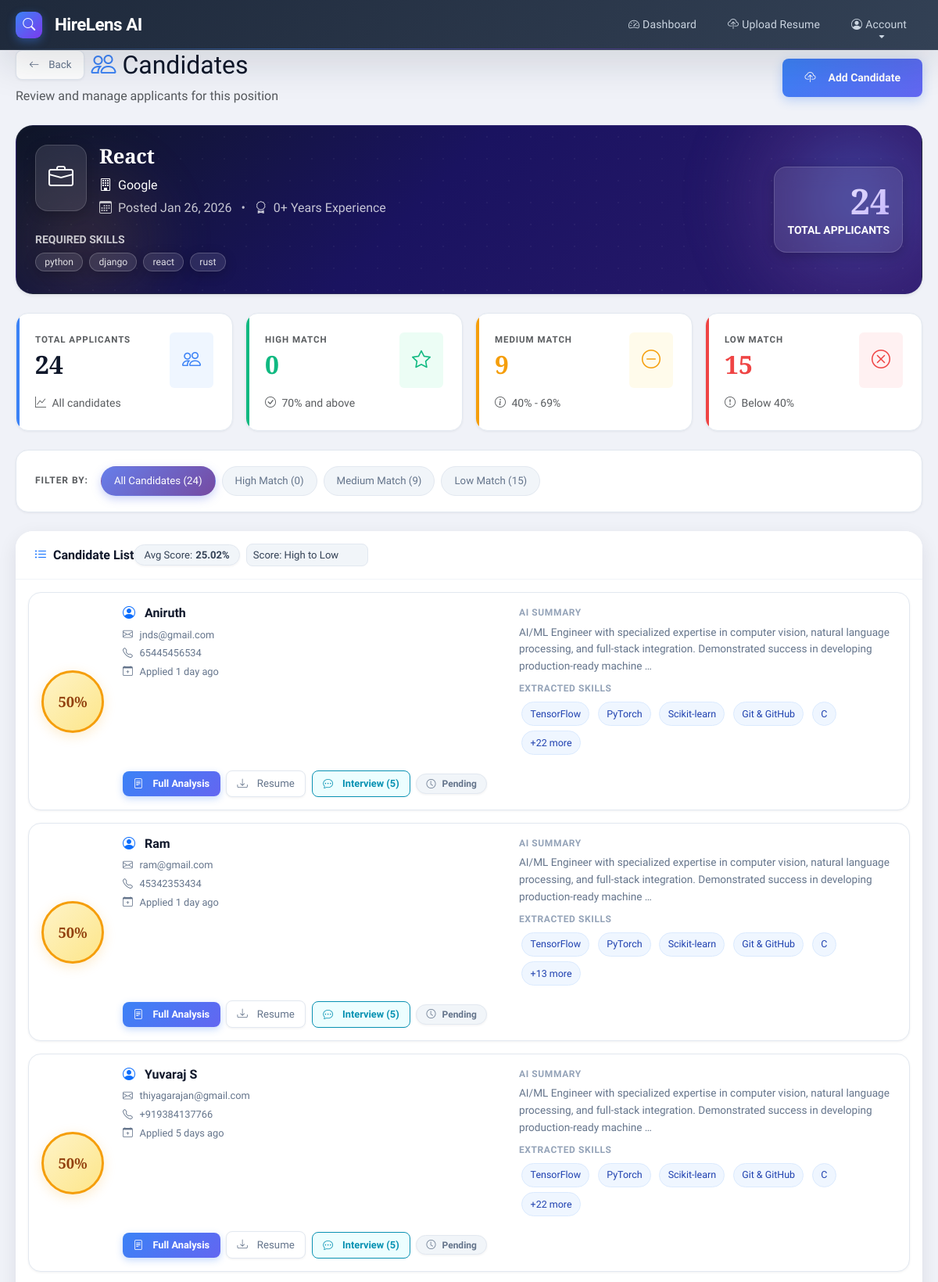
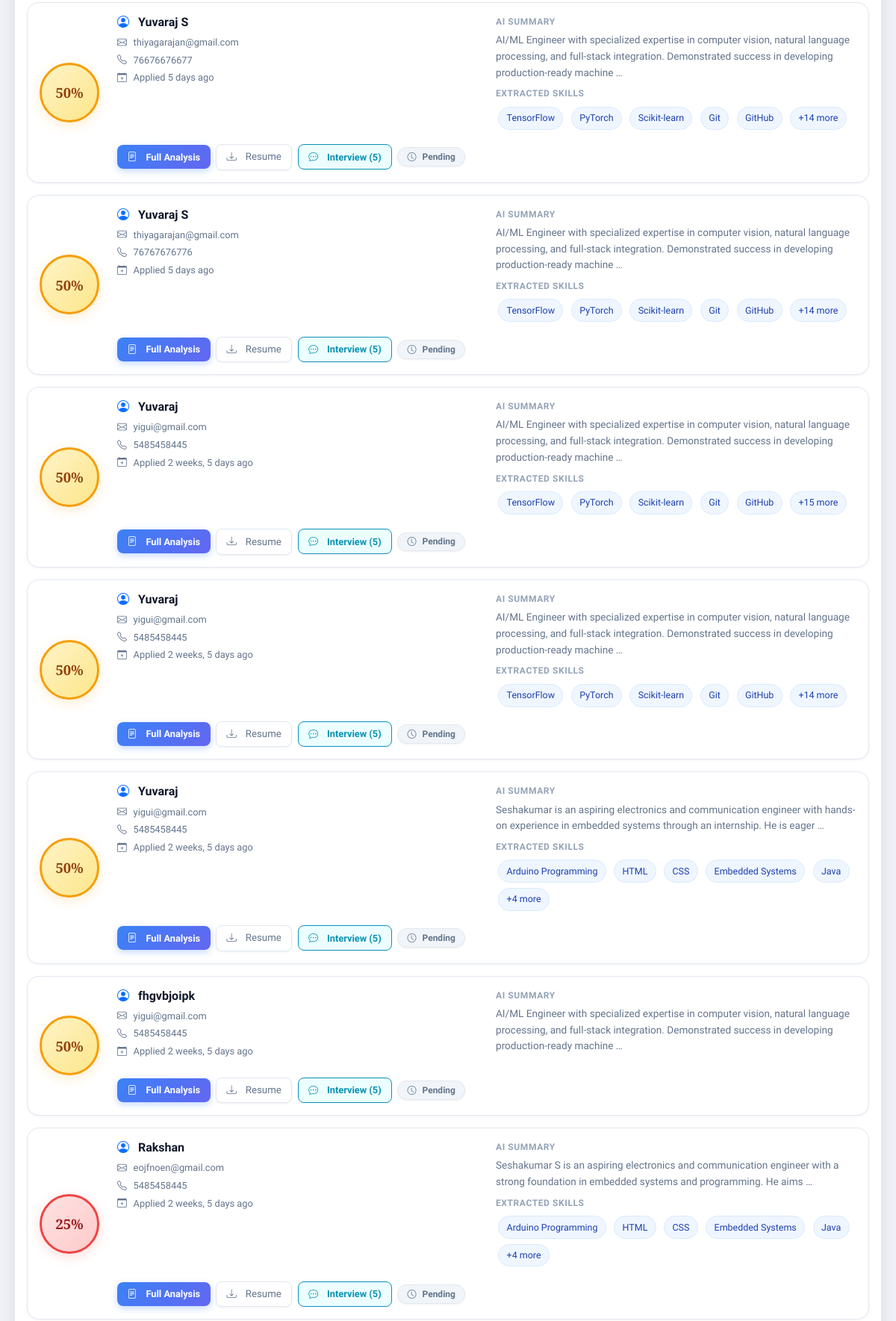
Page /job/2/candidates/ (signed in, upper part) on the committed database (2 pictures, top to bottom).
### hirelens_app/models.py (models this page shows, shortened)
class CompanyRequirement(models.Model):
    hr = models.ForeignKey(HRProfile, on_delete=models.CASCADE)
    job_title = models.CharField(max_length=150)
    required_skills = models.TextField(
        help_text="Comma-separated skills (e.g., python, django, communication)"
    )
    minimum_experience = models.IntegerField(help_text="Years of experience")
    created_at = models.DateTimeField(auto_now_add=True)

class HRProfile(models.Model):
    user = models.OneToOneField(User, on_delete=models.CASCADE)
    company_name = models.CharField(max_length=150)

class ResumeAnalysis(models.Model):
    candidate = models.ForeignKey(Candidate, on_delete=models.CASCADE)
    job = models.ForeignKey(CompanyRequirement, on_delete=models.CASCADE)
    similarity_score = models.FloatField(default=0.0)
    ai_summary = models.TextField(blank=True, default="Pending Analysis...")
    extracted_skills_list = models.TextField(blank=True, default="", help_text="Comma-separated list of extracted skills")
    interview_score = models.IntegerField(default=0, help_text="Overall AI Interview Score (0-100)")
    interview_feedback = models.TextField(blank=True, default="", help_text="AI feedback summary")
    detailed_breakdown = models.JSONField(default=list, blank=True, help_text="JSON list of topic-wise scores")
    analysis_time = models.DateTimeField(auto_now_add=True)

class Candidate(models.Model):
    name = models.CharField(max_length=120)
    email = models.EmailField()
    phone = models.CharField(max_length=20)
    resume = models.FileField(upload_to="resumes/")
    uploaded_at = models.DateTimeField(auto_now_add=True)

### hirelens_app/views.py (the view)
@login_required
def view_candidates(request, job_id):
    job = get_object_or_404(CompanyRequirement, id=job_id, hr__user=request.user)
    analyses = ResumeAnalysis.objects.filter(job=job).select_related(
        'candidate'
    ).annotate(
        questions_count=Count('generatedquestion', distinct=True),
        interviews_count=Count('generatedquestion__interviewresult', distinct=True)
    ).order_by('-similarity_score', '-analysis_time')
    for analysis in analyses:
        if analysis.extracted_skills_list:
            analysis.skills_list = [skill.strip() for skill in analysis.extracted_skills_list.split(',')]
        else:
            analysis.skills_list = []
    total_applicants = analyses.count()
    avg_score = analyses.aggregate(Avg('similarity_score'))['similarity_score__avg'] or 0
    high_match_count = analyses.filter(similarity_score__gte=70).count()
    medium_match_count = analyses.filter(
        similarity_score__gte=40,
        similarity_score__lt=70
    ).count()
    low_match_count = analyses.filter(similarity_score__lt=40).count()
    required_skills_list = [skill.strip() for skill in job.required_skills.split(',')]
    context = {
        'job': job,
        'analyses': analyses,
        'total_applicants': total_applicants,
        'avg_score': round(avg_score, 2),
        'high_match_count': high_match_count,
        'medium_match_count': medium_match_count,
        'low_match_count': low_match_count,
        'required_skills_list': required_skills_list,
    }
    return render(request, 'hirelens_app/view_candidates.html', context)

### hirelens_app/templates/hirelens_app/view_candidates.html (shortened to what this page needs)
{% extends "hirelens_app/base.html" %}
{% block page_header %}
<div class="d-flex justify-content-between align-items-center mb-4 flex-wrap gap-3">
    <div>
        <div class="d-flex align-items-center gap-2 mb-2">
            <a href="{% url 'hr_dashboard' %}" class="btn btn-sm btn-outline-secondary">
                <i class="bi bi-arrow-left me-1"></i> Back
            </a>
            <h2 class="mb-0">
                <i class="bi bi-people text-primary me-2"></i>Candidates
            </h2>
        </div>
        <p class="text-muted mb-0">Review and manage applicants for this position</p>
    </div>
    <div class="d-flex gap-2">
        <a href="{% url 'upload_resume' %}?job_id={{ job.id }}" class="btn btn-primary">
            <i class="bi bi-cloud-upload me-2"></i> Add Candidate
        </a>
    </div>
</div>
{% endblock %}
{% block content %}
<div class="job-header text-white p-4 mb-4 shadow-sm position-relative">
    <div class="job-header-grid"></div>
    <div class="row align-items-center position-relative" style="z-index: 1;">
        <div class="col-md-8">
            <div class="d-flex align-items-start mb-3">
                <div class="bg-white bg-opacity-25 rounded p-3 me-3">
                    <i class="bi bi-briefcase" style="font-size: 2rem;"></i>
                </div>
                <div>
                    <h3 class="mb-2 fw-bold">{{ job.job_title }}</h3>
                    <p class="mb-1 opacity-90">
                        <i class="bi bi-building me-2"></i>{{ job.hr.company_name }}
                    </p>
                    <p class="mb-0 opacity-75">
                        <i class="bi bi-calendar3 me-2"></i>Posted {{ job.created_at|date:"M d, Y" }}
                        <span class="mx-2">•</span>
                        <i class="bi bi-award me-2"></i>{{ job.minimum_experience }}+ Years Experience
                    </p>
                </div>
            </div>
            <div class="mt-3">
                <p class="mb-1 small opacity-75 text-uppercase fw-semibold">Required Skills</p>
                <div>
                    {% for skill in required_skills_list %}
                        <span class="badge bg-white bg-opacity-25 me-1 mb-1">{{ skill }}</span>
                    {% endfor %}
                </div>
            </div>
        </div>
        <div class="col-md-4 text-md-end mt-3 mt-md-0">
            <div class="bg-white bg-opacity-25 rounded p-3 d-inline-block">
                <div class="display-4 fw-bold">{{ total_applicants }}</div>
                <div class="small text-uppercase fw-semibold">Total Applicants</div>
            </div>
        </div>
    </div>
</div>
<div class="stats-grid mb-4">
    <div class="stat-box total">
        <div class="d-flex justify-content-between align-items-start">
            <div>
                <p class="text-muted mb-1 small fw-semibold text-uppercase">Total Applicants</p>
                <h2 class="fw-bold mb-0">{{ total_applicants }}</h2>
            </div>
            <div class="bg-primary bg-opacity-10 p-3 rounded">
                <i class="bi bi-people text-primary" style="font-size: 1.5rem;"></i>
            </div>
        </div>
        <small class="text-muted mt-2 d-block">
            <i class="bi bi-graph-up me-1"></i> All candidates
        </small>
    </div>
    <div class="stat-box high">
        <div class="d-flex justify-content-between align-items-start">
            <div>
                <p class="text-muted mb-1 small fw-semibold text-uppercase">High Match</p>
                <h2 class="fw-bold mb-0 text-success">{{ high_match_count }}</h2>
            </div>
            <div class="bg-success bg-opacity-10 p-3 rounded">
                <i class="bi bi-star text-success" style="font-size: 1.5rem;"></i>
            </div>
        </div>
        <small class="text-muted mt-2 d-block">
            <i class="bi bi-check-circle me-1"></i> 70% and above
        </small>
    </div>
    <div class="stat-box medium">
        <div class="d-flex justify-content-between align-items-start">
            <div>
                <p class="text-muted mb-1 small fw-semibold text-uppercase">Medium Match</p>
                <h2 class="fw-bold mb-0 text-warning">{{ medium_match_count }}</h2>
            </div>
            <div class="bg-warning bg-opacity-10 p-3 rounded">
                <i class="bi bi-dash-circle text-warning" style="font-size: 1.5rem;"></i>
            </div>
        </div>
        <small class="text-muted mt-2 d-block">
            <i class="bi bi-info-circle me-1"></i> 40% - 69%
        </small>
    </div>
    <div class="stat-box low">
        <div class="d-flex justify-content-between align-items-start">
            <div>
                <p class="text-muted mb-1 small fw-semibold text-uppercase">Low Match</p>
                <h2 class="fw-bold mb-0 text-danger">{{ low_match_count }}</h2>
            </div>
            <div class="bg-danger bg-opacity-10 p-3 rounded">
                <i class="bi bi-x-circle text-danger" style="font-size: 1.5rem;"></i>
            </div>
        </div>
        <small class="text-muted mt-2 d-block">
            <i class="bi bi-exclamation-circle me-1"></i> Below 40%
        </small>
    </div>
</div>
<div class="filter-section">
    <div class="d-flex flex-wrap align-items-center gap-2">
        <span class="fw-semibold text-muted me-2 filter-label">Filter by:</span>
        <button class="filter-btn active" data-filter="all">
            All Candidates ({{ total_applicants }})
        </button>
        <button class="filter-btn" data-filter="high">
            High Match ({{ high_match_count }})
        </button>
        <button class="filter-btn" data-filter="medium">
            Medium Match ({{ medium_match_count }})
        </button>
        <button class="filter-btn" data-filter="low">
            Low Match ({{ low_match_count }})
        </button>
    </div>
</div>
<div class="card border-0 shadow-sm">
    <div class="card-header bg-white border-bottom py-3">
        <div class="d-flex justify-content-between align-items-center">
            <h5 class="mb-0 fw-bold">
                <i class="bi bi-list-ul text-primary me-2"></i>Candidate List
            </h5>
            <div class="d-flex align-items-center gap-2">
                <span class="badge bg-light text-dark border">
                    Avg Score: <strong>{{ avg_score }}%</strong>
                </span>
                <select class="form-select form-select-sm" id="sortSelect" style="width: auto;">
                    <option value="score-desc">Score: High to Low</option>
                </select>
            </div>
        </div>
    </div>
    <div class="card-body p-3">
        {% if analyses %}
            <div id="candidatesList">
                {% for analysis in analyses %}
                <div class="candidate-card p-3 {% if analysis.similarity_score >= 70 %}match-high{% elif analysis.similarity_score >= 40 %}match-medium{% else %}match-low{% endif %}"
                     data-score="{{ analysis.similarity_score }}"
                     data-date="{{ analysis.analysis_time|date:'U' }}">
                    <div class="row align-items-center">
                        <div class="col-auto">
                            <div class="score-badge {% if analysis.similarity_score >= 70 %}high{% elif analysis.similarity_score >= 40 %}medium{% else %}low{% endif %}">
                                {{ analysis.similarity_score|floatformat:0 }}%
                            </div>
                        </div>
                        <div class="col">
                            <div class="row">
                                <div class="col-md-6">
                                    <h5 class="fw-bold mb-2">
                                        <i class="bi bi-person-circle text-primary me-2"></i>
                                        {{ analysis.candidate.name }}
                                    </h5>
                                    <div class="mb-2">
                                        <small class="text-muted d-block">
                                            <i class="bi bi-envelope me-1"></i> {{ analysis.candidate.email }}
                                        </small>
                                        <small class="text-muted d-block">
                                            <i class="bi bi-telephone me-1"></i> {{ analysis.candidate.phone }}
                                        </small>
                                        <small class="text-muted d-block">
                                            <i class="bi bi-calendar-plus me-1"></i> Applied {{ analysis.analysis_time|timesince }} ago
                                        </small>
                                    </div>
                                </div>
                                <div class="col-md-6">
                                    <div class="mb-2">
                                        <p class="text-muted mb-1 small fw-semibold">AI Summary</p>
                                        <p class="small mb-0 text-secondary">
                                            {{ analysis.ai_summary|truncatewords:20 }}
                                        </p>
                                    </div>
                                    {% if analysis.skills_list %}
                                    <div class="mt-2">
                                        <p class="text-muted mb-1 small fw-semibold">Extracted Skills</p>
                                        <div>
                                            {% for skill in analysis.skills_list|slice:":5" %}
                                                <span class="skill-chip">{{ skill }}</span>
                                            {% endfor %}
                                            {% if analysis.skills_list|length > 5 %}
                                                <span class="skill-chip">+{{ analysis.skills_list|length|add:"-5" }} more</span>
                                            {% endif %}
                                        </div>
                                    </div>
                                    {% endif %}
                                </div>
                            </div>
                            <div class="action-buttons mt-3">
                                <a href="{% url 'analysis_result' analysis.id %}"
                                   class="btn btn-sm btn-primary">
                                    <i class="bi bi-file-text me-1"></i> Full Analysis
                                </a>
                                <a href="{{ analysis.candidate.resume.url }}"
                                   class="btn btn-sm btn-outline-secondary"
                                   target="_blank">
                                    <i class="bi bi-download me-1"></i> Resume
                                </a>
                                {% if analysis.questions_count > 0 %}
                                <a href="{% url 'interview' analysis.id %}"
                                   class="btn btn-sm btn-outline-info">
                                    <i class="bi bi-chat-dots me-1"></i> Interview ({{ analysis.questions_count }})
                                </a>
                                {% endif %}
                                <span class="badge badge-status {% if analysis.interviews_count > 0 %}bg-success{% else %}bg-secondary{% endif %}">
                                    {% if analysis.interviews_count > 0 %}
                                        <i class="bi bi-check-circle me-1"></i> Interviewed
                                    {% else %}
                                        <i class="bi bi-clock me-1"></i> Pending
                                    {% endif %}
                                </span>
                            </div>
                        </div>
                    </div>
                </div>
                {% endfor %}
            </div>
        {% endif %}
    </div>
</div>
{% endblock %}

### rows in the picture
CompanyRequirement: job_title "React", hr.company_name "Google", created_at "Jan 26, 2026", minimum_experience "0"
ResumeAnalysis: similarity_score "50", candidate.name "Aniruth", candidate.email "jnds@gmail.com", candidate.phone "65445456534", analysis_time "1 day", ai_summary "AI/ML Engineer with specialized expertise in computer vision, natural language processing, and full-stack integration. Demonstrated success in developing production-ready machine …", skills_list "TensorFlow" "PyTorch" "Scikit-learn" "Git & GitHub" "C", skills_list|length "22", questions_count "5", shows "Pending"
ResumeAnalysis: similarity_score "50", candidate.name "Ram", candidate.email "ram@gmail.com", candidate.phone "45342353434", analysis_time "1 day", ai_summary "AI/ML Engineer with specialized expertise in computer vision, natural language processing, and full-stack integration. Demonstrated success in developing production-ready machine …", skills_list "TensorFlow" "PyTorch" "Scikit-learn" "Git & GitHub" "C", skills_list|length "13", questions_count "5", shows "Pending"
ResumeAnalysis: similarity_score "50", candidate.name "Yuvaraj S", candidate.email "thiyagarajan@gmail.com", candidate.phone "+919384137766", analysis_time "5 days", ai_summary "AI/ML Engineer with specialized expertise in computer vision, natural language processing, and full-stack integration. Demonstrated success in developing production-ready machine …", skills_list "TensorFlow" "PyTorch" "Scikit-learn" "Git & GitHub" "C", skills_list|length "22", questions_count "5", shows "Pending"
ResumeAnalysis: similarity_score "50", candidate.name "Yuvaraj S", candidate.email "thiyagarajan@gmail.com", candidate.phone "76676676677", analysis_time "5 days", ai_summary "AI/ML Engineer with specialized expertise in computer vision, natural language processing, and full-stack integration. Demonstrated success in developing production-ready machine …", skills_list "TensorFlow" "PyTorch" "Scikit-learn" "Git" "GitHub", skills_list|length "14", questions_count "5", shows "Pending"
ResumeAnalysis: similarity_score "50", candidate.name "Yuvaraj S", candidate.email "thiyagarajan@gmail.com", candidate.phone "76767676776", analysis_time "5 days", ai_summary "AI/ML Engineer with specialized expertise in computer vision, natural language processing, and full-stack integration. Demonstrated success in developing production-ready machine …", skills_list "TensorFlow" "PyTorch" "Scikit-learn" "Git" "GitHub", skills_list|length "14", questions_count "5", shows "Pending"
ResumeAnalysis: similarity_score "50", candidate.name "Yuvaraj", candidate.email "yigui@gmail.com", candidate.phone "5485458445", analysis_time "2 weeks, 5 days", ai_summary "AI/ML Engineer with specialized expertise in computer vision, natural language processing, and full-stack integration. Demonstrated success in developing production-ready machine …", skills_list "TensorFlow" "PyTorch" "Scikit-learn" "Git" "GitHub", skills_list|length "15", questions_count "5", shows "Pending"
ResumeAnalysis: similarity_score "50", candidate.name "Yuvaraj", candidate.email "yigui@gmail.com", candidate.phone "5485458445", analysis_time "2 weeks, 5 days", ai_summary "AI/ML Engineer with specialized expertise in computer vision, natural language processing, and full-stack integration. Demonstrated success in developing production-ready machine …", skills_list "TensorFlow" "PyTorch" "Scikit-learn" "Git" "GitHub", skills_list|length "14", questions_count "5", shows "Pending"
ResumeAnalysis: similarity_score "50", candidate.name "Yuvaraj", candidate.email "yigui@gmail.com", candidate.phone "5485458445", analysis_time "2 weeks, 5 days", ai_summary "Seshakumar is an aspiring electronics and communication engineer with hands-on experience in embedded systems through an internship. He is eager …", skills_list "Arduino Programming" "HTML" "CSS" "Embedded Systems" "Java", skills_list|length "4", questions_count "5", shows "Pending"
ResumeAnalysis: similarity_score "50", candidate.name "fhgvbjoipk", candidate.email "yigui@gmail.com", candidate.phone "5485458445", analysis_time "2 weeks, 5 days", ai_summary "AI/ML Engineer with specialized expertise in computer vision, natural language processing, and full-stack integration. Demonstrated success in developing production-ready machine …", questions_count "5", shows "Pending"
ResumeAnalysis: similarity_score "25", candidate.name "Rakshan", candidate.email "eojfnoen@gmail.com", candidate.phone "5485458445", analysis_time "2 weeks, 5 days", ai_summary "Seshakumar S is an aspiring electronics and communication engineer with a strong foundation in embedded systems and programming. He aims …", skills_list "Arduino Programming" "HTML" "CSS" "Embedded Systems" "Java", skills_list|length "4", questions_count "5", shows "Pending"

### other values in the picture
{{ skill }} "python" "django" "react" "rust"
{{ total_applicants }} "24"
{{ high_match_count }} "0"
{{ medium_match_count }} "9"
{{ low_match_count }} "15"
{{ avg_score }} "25.02"
